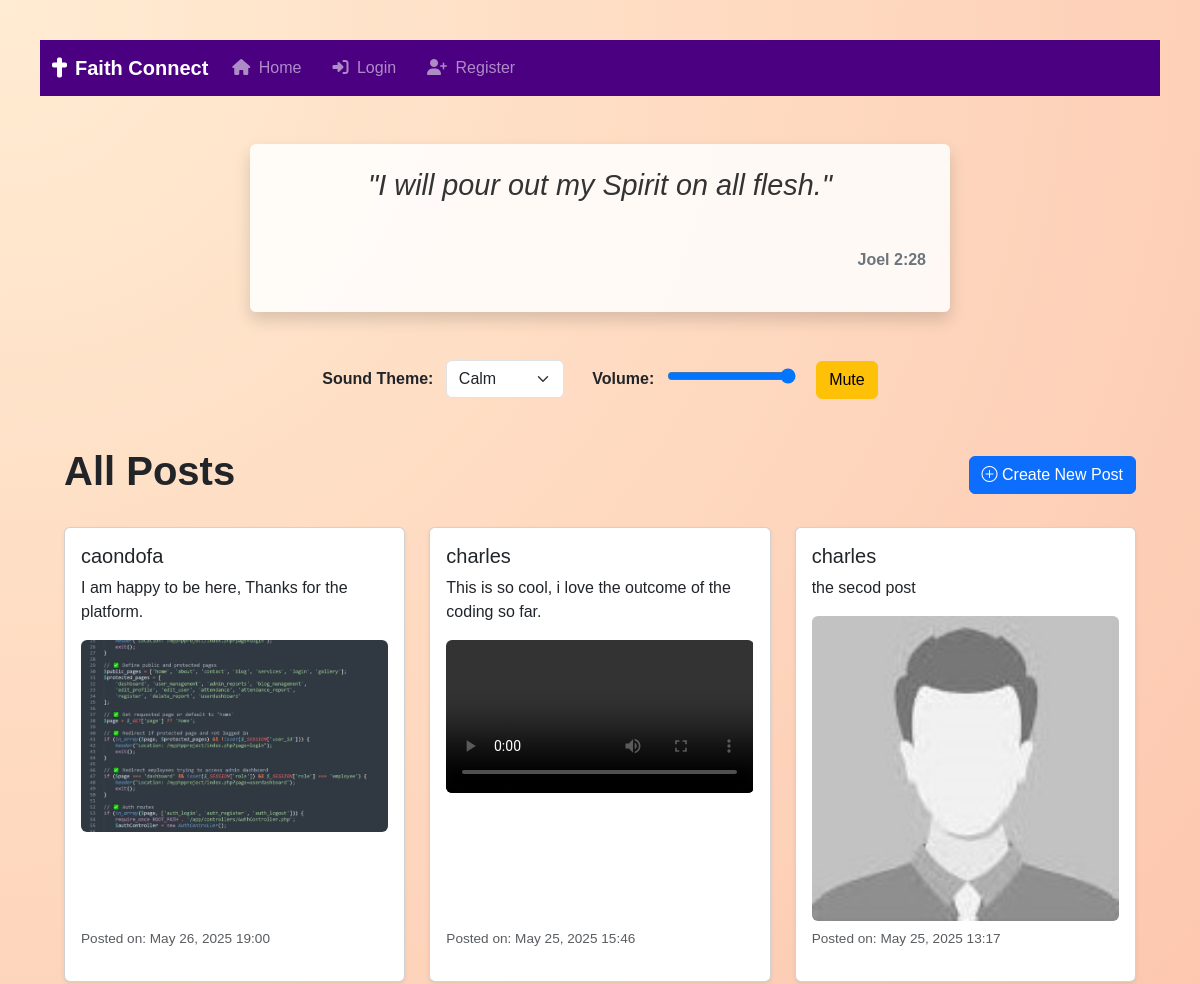
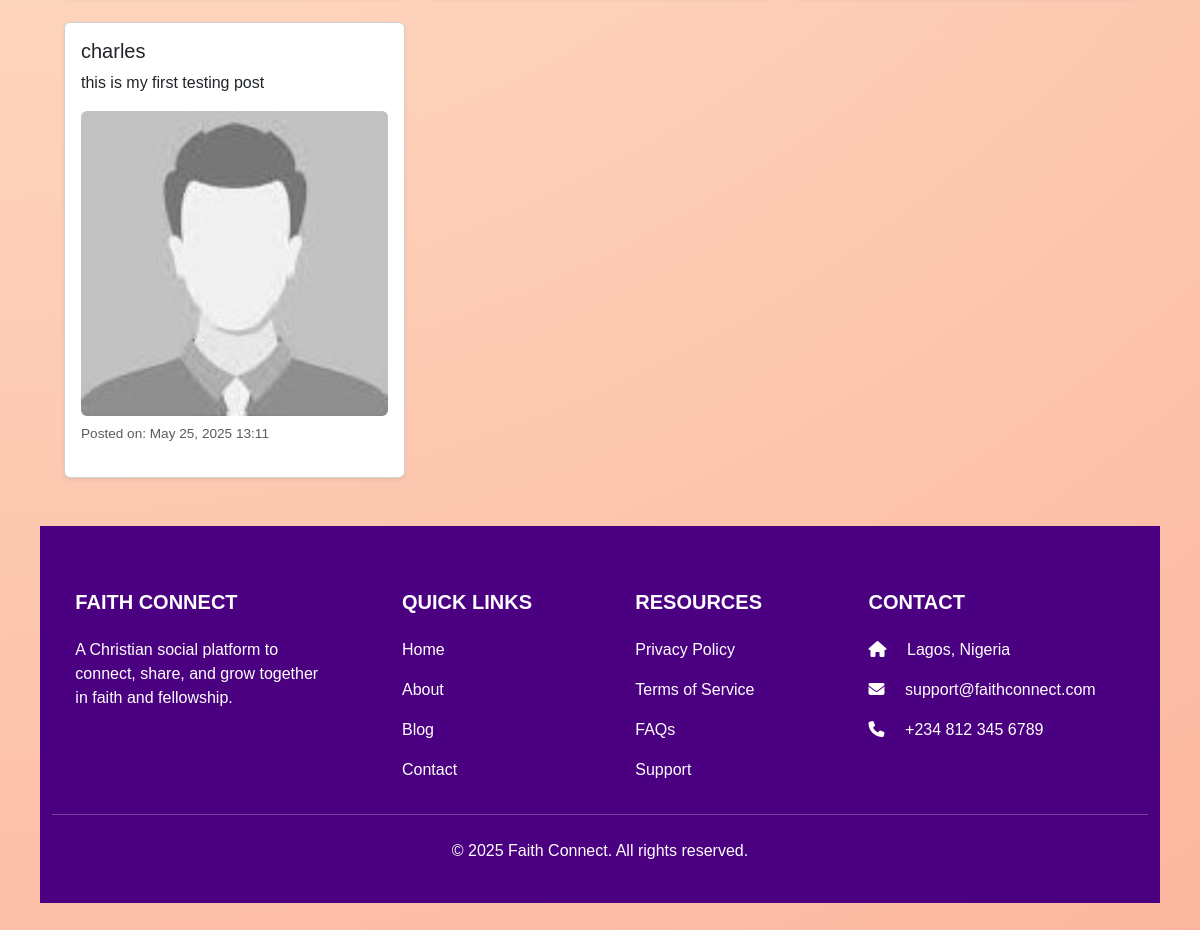
Page /post/ on the committed database (2 pictures, top to bottom).
### post/models.py (models this page shows, shortened)
class Post(models.Model):
    content = models.TextField()
    media_files = models.FileField(upload_to='uploads/', blank=True, null=True)
    author = models.ForeignKey(settings.AUTH_USER_MODEL, on_delete=models.CASCADE, related_name='posts')
    created_at = models.DateTimeField(auto_now_add=True)

### core/models.py (models this page shows, shortened)
class User(AbstractUser):
    church = models.CharField(max_length=255, blank=True, null=True)
    favorite_verse = models.TextField(blank=True, null=True)
    ministry_interests = models.TextField(blank=True, null=True)
    bio = models.TextField(blank=True, null=True)
    profile_picture = models.ImageField(upload_to='profile_pictures/', blank=True, null=True)
    groups = models.ManyToManyField(
        Group,
        related_name='custom_user_set',
        blank=True,
        help_text='The groups this user belongs to.',
        verbose_name='groups',
    )
    user_permissions = models.ManyToManyField(
        Permission,
        related_name='custom_user_permissions_set',
        blank=True,
        help_text='Specific permissions for this user.',
        verbose_name='user permissions',
    )

### post/views.py (the view)
# urls.py: path('', views.post_list, name='post_list'),
def post_list(request):
    posts = Post.objects.all().order_by('-created_at')
    return render(request, 'post/post_list.html', {'posts': posts})

### post/templates/post/post_list.html (shortened to what this page needs)
{% extends 'base.html' %}
{% block content %}
<div class="container my-5">
    <div class="d-flex justify-content-between align-items-center mb-4">
        <h1 class="fw-bold">All Posts</h1>
        <a href="{% url 'post:create_post' %}" class="btn btn-primary">
            <i class="bi bi-plus-circle"></i> Create New Post
        </a>
    </div>
    {% if posts %}
        <div class="row g-4">
            {% for post in posts %}
                <div class="col-md-6 col-lg-4">
                    <div class="card shadow-sm h-100">
                        <div class="card-body d-flex flex-column">
                            <h5 class="card-title">{{ post.author.username }}</h5>
                            <p class="card-text">{{ post.content }}</p>
                                {% if post.media_files %}
                                  {% with post.media_files.url|lower as file_url %}
                                      {% if ".jpg" in file_url or ".jpeg" in file_url or ".png" in file_url %}
                                          <img src="{{ post.media_files.url }}" class="img-fluid rounded mb-2" alt="Post image">
                                      {% elif ".mp4" in file_url or ".webm" in file_url %}
                                          <video controls class="w-100 rounded mb-2">
                                              <source src="{{ post.media_files.url }}" type="video/mp4">
                                          </video>
                                      {% else %}
                                          <a href="{{ post.media_files.url }}" target="_blank" class="btn btn-outline-secondary mb-2">
                                              📄 {{ post.media_files.name }}
                                          </a>
                                      {% endif %}
                                  {% endwith %}
                              {% endif %}
                            <p class="text-muted mt-auto" style="font-size: 0.85rem;">
                                Posted on: {{ post.created_at|date:"M d, Y H:i" }}
                            </p>
                        </div>
                    </div>
                </div>
            {% endfor %}
        </div>
    {% else %}
        <div class="alert alert-info">
            No posts yet.
        </div>
    {% endif %}
</div>
{% endblock %}

### core/templates/base.html (shortened to what this page needs)
{% load static %}
<!DOCTYPE html>
<html lang="en">
<head>
  <link href="https://cdn.jsdelivr.net/npm/bootstrap@5.3.3/dist/css/bootstrap.min.css" rel="stylesheet" />
  <link href="https://cdn.jsdelivr.net/npm/bootstrap@5.3.0/dist/css/bootstrap.min.css" rel="stylesheet">
  <link rel="stylesheet" href="https://cdn.jsdelivr.net/npm/bootstrap-icons@1.11.3/font/bootstrap-icons.css">
  <link href="https://cdnjs.cloudflare.com/ajax/libs/font-awesome/6.5.0/css/all.min.css" rel="stylesheet" />
  <link rel="stylesheet" href="{% static 'css/styles.css' %}" />
</head>
<body>
  <nav class="navbar navbar-expand-lg navbar-dark" style="background-color: #4B0082;">
    <div class="container">
      <a class="navbar-brand d-flex align-items-center" href="{% url 'core:home' %}">
        <i class="fas fa-cross me-2"></i><span>Faith Connect</span>
      </a>
      <div class="collapse navbar-collapse" id="navbarNav">
        <ul class="navbar-nav me-auto mb-2 mb-lg-0">
          <li class="nav-item">
            <a class="nav-link" href="{% url 'core:home' %}"><i class="fas fa-home me-1"></i> Home</a>
          </li>
          {% if user.is_authenticated %}
          <li class="nav-item">
            <a class="nav-link" href="{% url 'core:dashboard' %}"><i class="fas fa-user me-1"></i> Dashboard</a>
          </li>
          <li class="nav-item">
            <a class="nav-link" href="{% url 'core:logout' %}"><i class="fas fa-sign-out-alt me-1"></i> Logout</a>
          </li>
          {% else %}
          <li class="nav-item">
            <a class="nav-link" href="{% url 'core:login' %}"><i class="fas fa-sign-in-alt me-1"></i> Login</a>
          </li>
          <li class="nav-item">
            <a class="nav-link" href="{% url 'core:register' %}"><i class="fas fa-user-plus me-1"></i> Register</a>
          </li>
          {% endif %}
        </ul>
      </div>
    </div>
  </nav>
<div class="container text-center mt-5">
  <div id="random-verse-container" class="animated-card p-4 rounded shadow">
    <p id="verse-text" class="h4 mb-3">Loading...</p>
    <p id="verse-ref" class="fw-bold"></p>
  </div>
  <div class="controls mt-4">
    <label for="sound-theme" class="me-2 fw-bold">Sound Theme:</label>
    <select id="sound-theme" class="form-select d-inline w-auto">
      <option value="calm" selected>Calm</option>
    </select>
    <label for="volume" class="ms-4 me-2 fw-bold">Volume:</label>
    <input type="range" id="volume" min="0" max="1" step="0.1" value="1">
    <button id="mute-btn" class="btn btn-warning ms-3">Mute</button>
  </div>
</div>
  <main class="container mt-4">
    {% block content %}{% endblock %}
  </main>
  <footer class="text-white pt-5 pb-4 mt-5" style="background-color: #4B0082;">
    <div class="container text-md-left">
      <div class="row text-md-left">
        <section class="col-md-3 col-lg-3 col-xl-3 mx-auto mt-3">
          <h5 class="text-uppercase mb-4 fw-bold">Faith Connect</h5>
          <p>A Christian social platform to connect, share, and grow together in faith and fellowship.</p>
        </section>
        <section class="col-md-2 col-lg-2 col-xl-2 mx-auto mt-3">
          <h5 class="text-uppercase mb-4 fw-bold">Quick Links</h5>
          <p><a href="{% url 'core:home' %}" class="text-white text-decoration-none">Home</a></p>
          <p><a href="{% url 'core:about' %}" class="text-white text-decoration-none">About</a></p>
          <p><a href="{% url 'core:blog' %}" class="text-white text-decoration-none">Blog</a></p>
          <p><a href="{% url 'core:contact' %}" class="text-white text-decoration-none">Contact</a></p>
        </section>
        <section class="col-md-3 col-lg-2 col-xl-2 mx-auto mt-3">
          <h5 class="text-uppercase mb-4 fw-bold">Resources</h5>
          <p><a href="#" class="text-white text-decoration-none">Privacy Policy</a></p>
          <p><a href="#" class="text-white text-decoration-none">Terms of Service</a></p>
          <p><a href="#" class="text-white text-decoration-none">FAQs</a></p>
          <p><a href="#" class="text-white text-decoration-none">Support</a></p>
        </section>
        <section class="col-md-4 col-lg-3 col-xl-3 mx-auto mt-3">
          <h5 class="text-uppercase mb-4 fw-bold">Contact</h5>
          <p><i class="fas fa-home me-3"></i> Lagos, Nigeria</p>
          <p><i class="fas fa-envelope me-3"></i> support@faithconnect.com</p>
          <p><i class="fas fa-phone me-3"></i> +234 812 345 6789</p>
        </section>
      </div>
      <hr class="mb-4" />
      <div class="row text-center">
        <div class="col">
          <p>&copy; 2025 Faith Connect. All rights reserved.</p>
        </div>
      </div>
    </div>
  </footer>
</body>
</html>

### core/static/css/styles.css (style rules this page uses)
body { font-family: Arial, sans-serif; margin: 40px; }
nav a { margin-right: 15px; text-decoration: none; font-weight: bold; }
button { padding: 8px 16px; background-color: #1976D2; color: white; border: none; border-radius: 4px; cursor: pointer; }

### core/templates/base.html (style rules this page uses)
body { background: linear-gradient(-45deg, #e1bee7, #c5cae9, #b2ebf2, #dcedc8); background-size: 400% 400%; animation: gradientBG 15s ease infinite; }
#random-verse-container { max-width: 700px; margin: 3rem auto; padding: 2rem; background: rgba(255, 255, 255, 0.85); box-shadow: 0 4px 20px rgba(0,0,0,0.2); border-radius: 20px; transition: transform 0.8s ease, opacity 0.8s ease; opacity: 1; transform: translateY(0); }
#verse-text { font-size: 1.8rem; font-style: italic; color: #333; min-height: 4rem; white-space: pre-wrap; }
#verse-ref { font-size: 1rem; font-weight: bold; color: #6c757d; text-align: right; }
.animated-card { background: linear-gradient(135deg, #f5f7fa, #c3cfe2); transition: all 0.5s ease; }
body { background: radial-gradient(circle at top left, #ffecd2, #fcb69f); animation: bgPulse 10s infinite alternate; }

### rows in the picture
Post: author.username "caondofa", content "I am happy to be here, Thanks for the platform.", media_files (picture), created_at "May 26, 2025 19:00"
Post: author.username "charles", content "This is so cool, i love the outcome of the coding so far.", created_at "May 25, 2025 15:46"
Post: author.username "charles", content "the secod post", media_files (picture), created_at "May 25, 2025 13:17"
Post: author.username "charles", content "this is my first testing post", media_files (picture), created_at "May 25, 2025 13:11"
